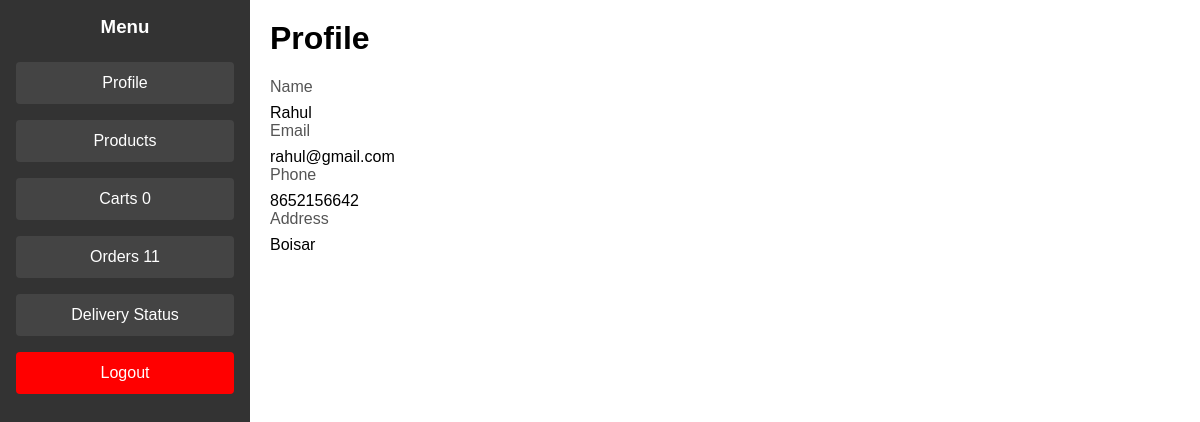
Screenshot of /customer/profile (signed in) with the database file from the repository.
### tables this page shows
CREATE TABLE customer (
        id INTEGER PRIMARY KEY AUTOINCREMENT,
        customer_name TEXT NOT NULL,
        customer_password TEXT NOT NULL,
        email TEXT NOT NULL UNIQUE,
        phone TEXT NOT NULL,
        address TEXT NOT NULL
    );

### routes/customer.py (the view)
@customer_bp.route('/profile')
def customer_profile():
    conn = get_db_connection()
    cursor = conn.cursor()
    cursor.execute('select * from customer where customer_name=?',(session['customer_name'],))
    customer=cursor.fetchall()
    return render_template('/customer/customer_profile.html',customer=customer,count=customer_orders_count(),cartcount=get_cart_count())

### routes/customer.py (called while the page is built)
def get_db_connection():
    conn = sqlite3.connect('ecommerce.db')
    conn.row_factory = sqlite3.Row
    return conn

def get_cart_count():
    if 'cart' in session:
        return len(session['cart'])
    else:
        return 0

def customer_orders_count():
    conn = get_db_connection()
    cursor = conn.cursor()
    cursor.execute('SELECT count(*) FROM orders WHERE customer_name = ?', (session['customer_name'],))
    count = cursor.fetchone()[0]
    return count

### templates/customer/customer_profile.html (shortened to what this page needs)
{% extends "customer/customer_base.html" %}
{% block content %}
<div class="profile-container">
    <h1>Profile</h1>
    {% for customer in customer %}
    <div class="profile-item">
        <label>Name</label>
        <div class="profile-info">{{ customer['customer_name'] }}</div>
    </div>
    <div class="profile-item">
        <label>Email</label>
        <div class="profile-info">{{ customer['email'] }}</div>
    </div>
    <div class="profile-item">
        <label>Phone</label>
        <div class="profile-info">{{ customer['phone'] }}</div>
    </div>
    <div class="profile-item">
        <label>Address</label>
        <div class="profile-info">{{ customer['address'] }}</div>
    </div>
    {% endfor %}
</div>
{% endblock %}

### static/css/customerstyles.css (style rules this page uses)
body { font-family: Arial, sans-serif; background-color: #f4f4f4; display: flex; justify-content: center; align-items: center; height: 100vh; margin: 0; }
.content h1 { margin-top: 0; }
label { display: block; margin-bottom: 0.5rem; color: #555; }
label { margin-bottom: 0.5rem; color: #555; }

### rows the page displays
customer: customer_name "Rahul", email "rahul@gmail.com", phone "8652156642", address "Boisar"

### other values shown
{{ cartcount }} "0"
{{ count }} "11"
